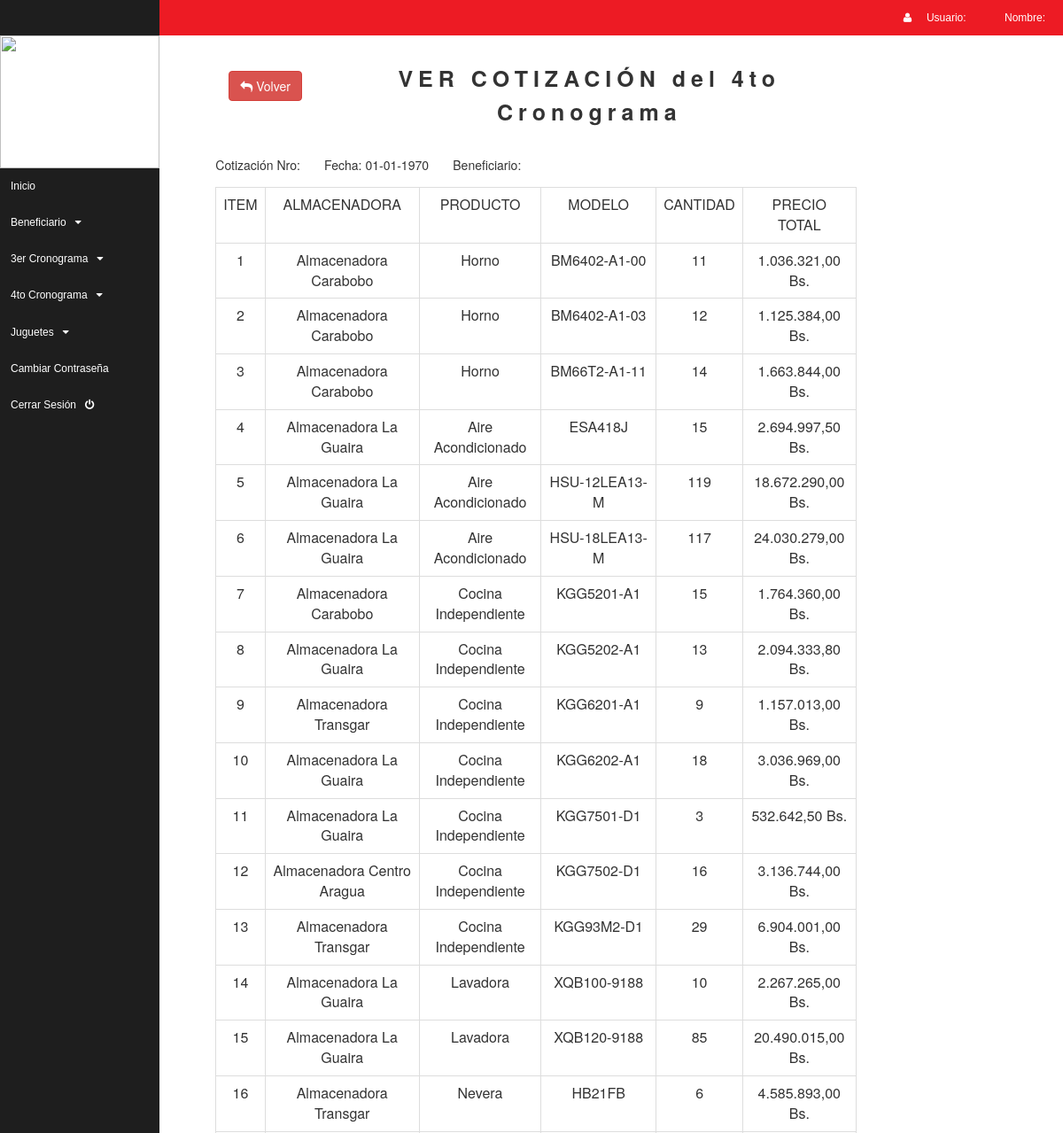
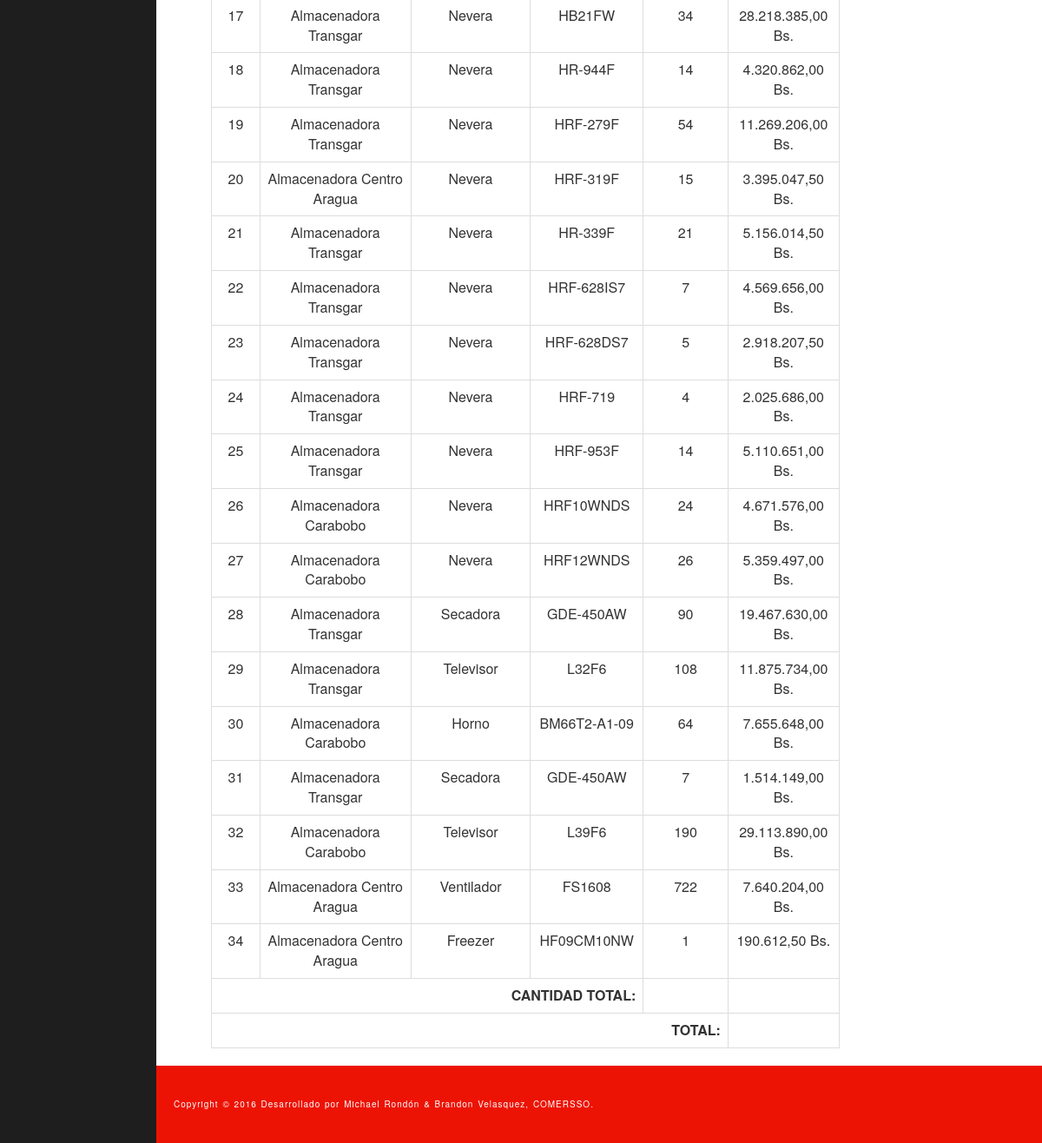
Page /html/4to_Cronograma/verCotizacion.php?id=4 on the committed database (2 pictures, top to bottom).
### tables this page shows
CREATE TABLE `ordenes_4to` (
  `id_ordenes` bigint(20) NOT NULL,
  `id_cotizacion` bigint(20) NOT NULL,
  `id_modelo` bigint(20) NOT NULL,
  `cantidad` int(11) NOT NULL,
  `precio_total` varchar(255) NOT NULL,
  `precio_num` double NOT NULL,
  `id_almacenadora` bigint(20) NOT NULL,
  `id_producto` bigint(20) NOT NULL,
  `despachado` int(11) NOT NULL DEFAULT '0'
);

CREATE TABLE `almacenadoras_4to` (
  `id_almacenadora` int(11) NOT NULL,
  `nombre` varchar(255) NOT NULL
);

CREATE TABLE `productos_4to` (
  `id_producto` bigint(20) NOT NULL,
  `producto` varchar(100) NOT NULL
);

CREATE TABLE `modelo_4to` (
  `id_modelo` bigint(20) NOT NULL,
  `modelo` varchar(30) NOT NULL,
  `precio` double NOT NULL,
  `id_producto` bigint(20) NOT NULL,
  `cargado` int(11) NOT NULL DEFAULT '0'
);

### core/models/classConexion.php (called while the page is built, shortened)
<?php
	class Conexion extends mysqli{
		public function rows($query){
			return mysqli_num_rows($query);
		}
		public function recorrer($query){
			return mysqli_fetch_array($query);
		}
	}
?>

### html/4to_Cronograma/verCotizacion.php (the view, shortened to what this page needs)
<?php
	include(HTML_DIR."overall/header.php");
	include(HTML_DIR."overall/menu.php");
	$db=new Conexion();
?>
<body>
	<div class="container-fluid">
	    <div class="row" style="padding-left: 40px; padding-top: 80px; width: 100%;">
		    <div class="col-sm-12">
		        <div class="row">
		            <div class="col-sm-8 col-sm-offset-2" data-form-type="formoid">
		            	<div class="col-md-2">
							<a class="btn btn-danger" href="?view=4toCronograma&mode=allCotizacion"><i class="fa fa-reply" aria-hidden="true"></i> Volver</a>
						</div>
		                <div class="mbr-header mbr-header--center mbr-header--std-padding">
		                    <h2 class="mbr-header__text">VER COTIZACIÓN <?php echo $_cotizacion4to[$_GET['id']]['cotizacion'];?> del 4to Cronograma</h2>
		                </div>
			            <div class="form-group">
			                Cotización Nro: <?php echo $_cotizacion4to[$_GET['id']]['cotizacion'];?>
			                &nbsp;&nbsp;&nbsp;&nbsp;&nbsp;
			              	Fecha: <?php echo $fec=date("d-m-Y", strtotime($_cotizacion4to[$_GET['id']]['fecha']));?>
			               	&nbsp;&nbsp;&nbsp;&nbsp;&nbsp;
			               	Beneficiario: <?php echo $_beneficiario[$_cotizacion4to[$_GET['id']]['id_empresa']]['nombre'];?>
			            </div>
						<div class="form-group">
				            <table class="table table-bordered" id="mitabla">
								<tr>
									<td align="center">ITEM</td>
									<td align="center">ALMACENADORA</td>
									<td align="center">PRODUCTO</td>
									<td align="center">MODELO</td>
									<td align="center">CANTIDAD</td>
									<td align="center">PRECIO TOTAL</td>
								</tr>
								<?php
									$id=$_GET['id'];
									$sql=$db->query("SELECT o.id_ordenes, o.cantidad, o.precio_total, a.nombre, p.producto, m.modelo FROM ordenes_4to o INNER JOIN almacenadoras_4to a ON o.id_almacenadora=a.id_almacenadora INNER JOIN productos_4to p ON o.id_producto=p.id_producto INNER JOIN modelo_4to m ON o.id_modelo=m.id_modelo WHERE id_cotizacion=$id;");
									$contador=1;
									if($db->rows($sql)){
										while($data=$db->recorrer($sql)){
											?>
												<tr>
													<td align="center"><?php echo $contador;?></td>
													<td align="center"><?php echo $data[3];?></td>
													<td align="center"><?php echo $data[4];?></td>
													<td align="center"><?php echo $data[5];?></td>
													<td align="center"><?php echo $data[1];?></td>
													<td align="center"><?php echo $data[2];?></td>
												</tr>
											<?php
											$contador++;
										}
									}
								?>
								<tr>
									<td colspan='4' align='right' class='abajo izquierda'>
										<strong>CANTIDAD TOTAL:</strong>
									</td>
									<td align=center><?php echo $_cotizacion4to[$_GET['id']]['unidades_total'];?></td>
								</tr>
								<tr>
									<td colspan='5' align='right' class='izquierda'>
										<strong>TOTAL:</strong>
									</td>
									<td align=center><?php echo $_cotizacion4to[$_GET['id']]['total'];?></td>
								</tr>
							</table>
			            </div>
		            </div>
		        </div>
		    </div>
		</div>
    </div>
	<?php
		include(HTML_DIR."overall/footer.php");
	?>
</body>
</html>

### views/mobirise/css/style.css (style rules this page uses)
.mbr-header { margin-top: -20px; padding: 0; position: relative; text-align: left; top: 10px; }
.mbr-header--std-padding { padding-bottom: 41px; }
.mbr-header--center { text-align: center; }
.mbr-header__text { display: block; font-size: 25px; font-weight: bold; letter-spacing: 6px; line-height: 1.5em; margin: 0; }

### views/app/css/menu.css (style rules this page uses)
* { margin: 0; padding: 0; -webkit-box-sizing: border-box; -moz-box-sizing: border-box; box-sizing: border-box; }

### rows in the picture
ordenes_4to: almacenadoras_4to.nombre "Almacenadora Carabobo", productos_4to.producto "Horno", modelo_4to.modelo "BM6402-A1-00", cantidad "11", precio_total "1.036.321,00 Bs."
ordenes_4to: almacenadoras_4to.nombre "Almacenadora Carabobo", productos_4to.producto "Horno", modelo_4to.modelo "BM6402-A1-03", cantidad "12", precio_total "1.125.384,00 Bs."
ordenes_4to: almacenadoras_4to.nombre "Almacenadora Carabobo", productos_4to.producto "Horno", modelo_4to.modelo "BM66T2-A1-11", cantidad "14", precio_total "1.663.844,00 Bs."
ordenes_4to: almacenadoras_4to.nombre "Almacenadora La Guaira", productos_4to.producto "Aire Acondicionado", modelo_4to.modelo "ESA418J", cantidad "15", precio_total "2.694.997,50 Bs."
ordenes_4to: almacenadoras_4to.nombre "Almacenadora La Guaira", productos_4to.producto "Aire Acondicionado", modelo_4to.modelo "HSU-12LEA13-M", cantidad "119", precio_total "18.672.290,00 Bs."
ordenes_4to: almacenadoras_4to.nombre "Almacenadora La Guaira", productos_4to.producto "Aire Acondicionado", modelo_4to.modelo "HSU-18LEA13-M", cantidad "117", precio_total "24.030.279,00 Bs."
ordenes_4to: almacenadoras_4to.nombre "Almacenadora Carabobo", productos_4to.producto "Cocina Independiente", modelo_4to.modelo "KGG5201-A1", cantidad "15", precio_total "1.764.360,00 Bs."
ordenes_4to: almacenadoras_4to.nombre "Almacenadora La Guaira", productos_4to.producto "Cocina Independiente", modelo_4to.modelo "KGG5202-A1", cantidad "13", precio_total "2.094.333,80 Bs."
ordenes_4to: almacenadoras_4to.nombre "Almacenadora Transgar", productos_4to.producto "Cocina Independiente", modelo_4to.modelo "KGG6201-A1", cantidad "9", precio_total "1.157.013,00 Bs."
ordenes_4to: almacenadoras_4to.nombre "Almacenadora La Guaira", productos_4to.producto "Cocina Independiente", modelo_4to.modelo "KGG6202-A1", cantidad "18", precio_total "3.036.969,00 Bs."
ordenes_4to: almacenadoras_4to.nombre "Almacenadora La Guaira", productos_4to.producto "Cocina Independiente", modelo_4to.modelo "KGG7501-D1", cantidad "3", precio_total "532.642,50 Bs."
ordenes_4to: almacenadoras_4to.nombre "Almacenadora Centro Aragua", productos_4to.producto "Cocina Independiente", modelo_4to.modelo "KGG7502-D1", cantidad "16", precio_total "3.136.744,00 Bs."
ordenes_4to: almacenadoras_4to.nombre "Almacenadora Transgar", productos_4to.producto "Cocina Independiente", modelo_4to.modelo "KGG93M2-D1", cantidad "29", precio_total "6.904.001,00 Bs."
ordenes_4to: almacenadoras_4to.nombre "Almacenadora La Guaira", productos_4to.producto "Lavadora", modelo_4to.modelo "XQB100-9188", cantidad "10", precio_total "2.267.265,00 Bs."
ordenes_4to: almacenadoras_4to.nombre "Almacenadora La Guaira", productos_4to.producto "Lavadora", modelo_4to.modelo "XQB120-9188", cantidad "85", precio_total "20.490.015,00 Bs."
ordenes_4to: almacenadoras_4to.nombre "Almacenadora Transgar", productos_4to.producto "Nevera", modelo_4to.modelo "HB21FB", cantidad "6", precio_total "4.585.893,00 Bs."
ordenes_4to: almacenadoras_4to.nombre "Almacenadora Transgar", productos_4to.producto "Nevera", modelo_4to.modelo "HB21FW", cantidad "34", precio_total "28.218.385,00 Bs."
ordenes_4to: almacenadoras_4to.nombre "Almacenadora Transgar", productos_4to.producto "Nevera", modelo_4to.modelo "HR-944F", cantidad "14", precio_total "4.320.862,00 Bs."
ordenes_4to: almacenadoras_4to.nombre "Almacenadora Transgar", productos_4to.producto "Nevera", modelo_4to.modelo "HRF-279F", cantidad "54", precio_total "11.269.206,00 Bs."
ordenes_4to: almacenadoras_4to.nombre "Almacenadora Centro Aragua", productos_4to.producto "Nevera", modelo_4to.modelo "HRF-319F", cantidad "15", precio_total "3.395.047,50 Bs."
ordenes_4to: almacenadoras_4to.nombre "Almacenadora Transgar", productos_4to.producto "Nevera", modelo_4to.modelo "HR-339F", cantidad "21", precio_total "5.156.014,50 Bs."
ordenes_4to: almacenadoras_4to.nombre "Almacenadora Transgar", productos_4to.producto "Nevera", modelo_4to.modelo "HRF-628IS7", cantidad "7", precio_total "4.569.656,00 Bs."
ordenes_4to: almacenadoras_4to.nombre "Almacenadora Transgar", productos_4to.producto "Nevera", modelo_4to.modelo "HRF-628DS7", cantidad "5", precio_total "2.918.207,50 Bs."
ordenes_4to: almacenadoras_4to.nombre "Almacenadora Transgar", productos_4to.producto "Nevera", modelo_4to.modelo "HRF-719", cantidad "4", precio_total "2.025.686,00 Bs."
ordenes_4to: almacenadoras_4to.nombre "Almacenadora Transgar", productos_4to.producto "Nevera", modelo_4to.modelo "HRF-953F", cantidad "14", precio_total "5.110.651,00 Bs."
ordenes_4to: almacenadoras_4to.nombre "Almacenadora Carabobo", productos_4to.producto "Nevera", modelo_4to.modelo "HRF10WNDS", cantidad "24", precio_total "4.671.576,00 Bs."
ordenes_4to: almacenadoras_4to.nombre "Almacenadora Carabobo", productos_4to.producto "Nevera", modelo_4to.modelo "HRF12WNDS", cantidad "26", precio_total "5.359.497,00 Bs."
ordenes_4to: almacenadoras_4to.nombre "Almacenadora Transgar", productos_4to.producto "Secadora", modelo_4to.modelo "GDE-450AW", cantidad "90", precio_total "19.467.630,00 Bs."
ordenes_4to: almacenadoras_4to.nombre "Almacenadora Transgar", productos_4to.producto "Televisor", modelo_4to.modelo "L32F6", cantidad "108", precio_total "11.875.734,00 Bs."
ordenes_4to: almacenadoras_4to.nombre "Almacenadora Carabobo", productos_4to.producto "Horno", modelo_4to.modelo "BM66T2-A1-09", cantidad "64", precio_total "7.655.648,00 Bs."
ordenes_4to: almacenadoras_4to.nombre "Almacenadora Transgar", productos_4to.producto "Secadora", modelo_4to.modelo "GDE-450AW", cantidad "7", precio_total "1.514.149,00 Bs."
ordenes_4to: almacenadoras_4to.nombre "Almacenadora Carabobo", productos_4to.producto "Televisor", modelo_4to.modelo "L39F6", cantidad "190", precio_total "29.113.890,00 Bs."
ordenes_4to: almacenadoras_4to.nombre "Almacenadora Centro Aragua", productos_4to.producto "Ventilador", modelo_4to.modelo "FS1608", cantidad "722", precio_total "7.640.204,00 Bs."
ordenes_4to: almacenadoras_4to.nombre "Almacenadora Centro Aragua", productos_4to.producto "Freezer", modelo_4to.modelo "HF09CM10NW", cantidad "1", precio_total "190.612,50 Bs."

### other values in the picture
$fec=date("d-m-Y", strtotime($_cotizacion4to[$_GET['id']]['fecha'])) "01-01-1970"
